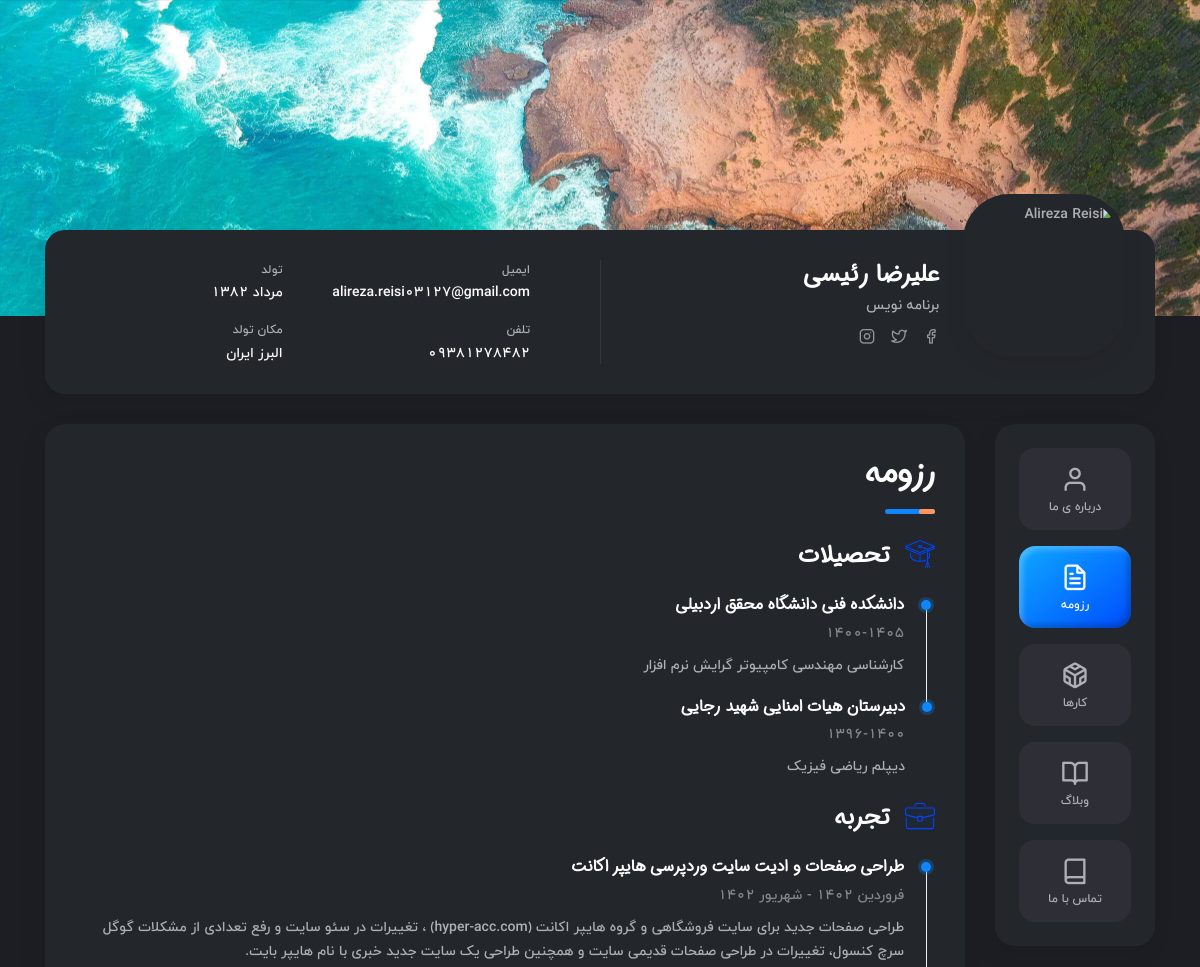
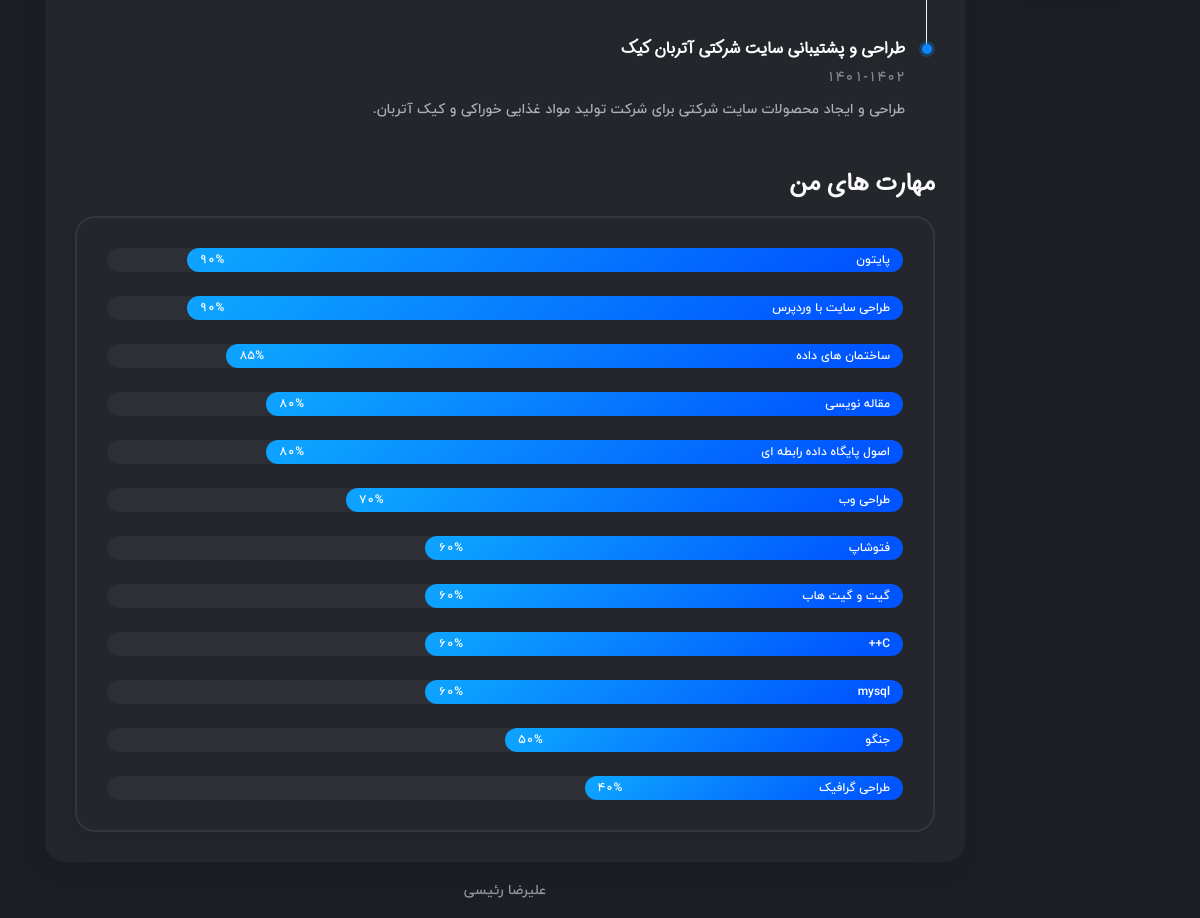
/resume, run on the app's committed database (2 pictures, top to bottom).
### resumes/models.py (models this page shows, shortened)
class Education(models.Model):
    title=models.CharField(max_length=50)
    timeline=models.CharField(max_length=40)
    description=models.TextField()
    date=models.DateField()

class Experience(models.Model):
    title=models.CharField(max_length=50)
    timeline=models.CharField(max_length=40)
    description=models.TextField()
    date=models.DateField()

class Skill(models.Model):
    title=models.CharField(max_length=50)
    progress =models.IntegerField()

### resumes/views.py (the view)
# urls.py: path('resume', include('resumes.urls')),
def resume(request):
    experiences=Experience.objects.all().order_by("date").reverse()
    education=Education.objects.all().order_by("date").reverse()
    skills=Skill.objects.all().order_by("progress").reverse()
    return render(request,"resume.html",context={'experiences':experiences , 'educations':education, 'skills':skills })

### resumes/templates/resume.html (shortened to what this page needs)
{% load static %}
<!DOCTYPE html>
<html lang="fa">
<head>
	<link rel="stylesheet" type="text/css" href="{% static 'styles/style-rtl-demo.css' %}"/>
	<link rel="stylesheet" type="text/css" href="{% static 'styles/style-dark.css' %}"/>
	<link rel="stylesheet" type="text/css" href="{% static 'styles/style-rtl.css' %}"/>
	<link rel="stylesheet" type="text/css" href="{% static 'demo/style-demo.css' %}"/>
</head>
<body>
    <main class="main">
		<div class="header-image">
		    <div class="js-parallax" style="background-image: url({% static 'img/image_header.jpg' %});"></div>
		</div>
	    <div class="container gutter-top">
		    <header class="header box">
			    <div class="header__left">
				    <div class="header__photo">
					    <img class="header__photo-img" src="{% static 'img/profile.jpg' %}" alt="Alireza Reisi">
					</div>
					<div class="header__base-info">
					    <h4 class="title titl--h4">علیرضا رئیسی</h4>
						<div class="status">برنامه نویس</div>
						<ul class="header__social">
						    <li><a href="https://www.facebook.com/" target="_blank"><i class="font-icon icon-facebook1"></i></a></li>
						    <li><a href="https://www.twitter.com/" target="_blank"><i class="font-icon icon-twitter1"></i></a></li>
							<li><a href="https://www.instagram.com/alirezareisi.20" target="_blank"><i class="font-icon icon-instagram1"></i></a></li>
						</ul>
					</div>
				</div>
				<div class="header__right">
				    <ul class="header__contact">
					    <li><span class="overhead">ایمیل</span>alireza.reisi03127@gmail.com</li>
						<li><span class="overhead">تلفن</span>09381278482</li>
					</ul>
					<ul class="header__contact">
					    <li><span class="overhead">تولد</span>مرداد 1382</li>
						<li><span class="overhead">مکان تولد</span>البرز ایران</li>
					</ul>
				</div>
			</header>
			<div class="row sticky-parent">
                <aside class="col-12 col-md-12 col-lg-2">
				    <div class="sidebar box sticky-column">
	                    <ul class="nav">
                            <li class="nav__item"><a href="/"><i class="icon-user"></i>درباره ی ما</a></li>
							<li class="nav__item"><a class="active" href="/resume"><i class="icon-file-text"></i>رزومه</a></li>
                            <li class="nav__item"><a href="/works"><i class="icon-codesandbox"></i> کارها</a></li>
                            <li class="nav__item"><a href="/blog"><i class="icon-book-open"></i>وبلاگ</a></li>
                            <li class="nav__item"><a href="/contact-me"><i class="icon-book"></i>تماس با ما</a></li>
                        </ul>
					</div>
		        </aside>
		        <div class="col-12 col-md-12 col-lg-10">
				    <div class="box box-content">
					    <div class="pb-2">
		                    <h1 class="title title--h1 first-title title__separate">رزومه</h1>
					    </div>
						<div class="row">
							<div class="col-12">
								<h2 class="title title--h3"><img class="title-icon" src="{% static 'icons/icon-education.svg' %}" alt="" /> تحصیلات</h2>
								<div class="timeline">
									{% for grade in educations %}
										<article class="timeline__item">
											<h5 class="title title--h5 timeline__title">{{grade.title}}</h5>
											<span class="timeline__period">{{grade.timeline}}</span>
											<p class="timeline__description">{{grade.description}}</p>
										</article>
									{% endfor %}
								</div>
							</div>
							<div class="col-12">
								<h2 class="title title--h3"><img class="title-icon" src="{% static 'icons/icon-experience.svg' %}" alt="" /> تجربه</h2>
								<div class="timeline">
									{% for experience in experiences %}
										<article class="timeline__item">
											<h5 class="title title--h5 timeline__title">{{experience.title}}</h5>
											<span class="timeline__period">{{experience.timeline}}</span>
											<p class="timeline__description">{{experience.description}}</p>
											<br>
										</article>
									{% endfor %}
								</div>
							</div>
						</div>
						<div class="row">
							<div class="col-12">
						        <h2 class="title title--h3">مهارت های من</h2>
								<div class="box box__border">
									{% for skill in skills %}
									<div class="progress">
                                        <div class="progress-bar" role="progressbar" aria-valuenow="{{skill.progress}}" aria-valuemin="0" aria-valuemax="100">
											<div class="progress-text"><span>{{skill.title}}</span><span>{{skill.progress}}%</span></div>
										</div>
										<div class="progress-text"><span>{{skill.title}}</span></div>
                                    </div>
									{% endfor %}
								</div>
                            </div>
						</div>
					</div>
					<footer class="footer">علیرضا رئیسی</footer>
		        </div>
			</div>
		</div>
    </main>
</body>
</html>

### assets/styles/style-dark.css (style rules this page uses)
body { background: #1D1E24; color: #AEB0B8; }
h1, h2, h3, h4, h5, h6 { color: #FCFCFC; }
.title__separate::before { background-color: #0D86FF; }
.overhead { color: #AEB0B8; }
.header__left::before { background-color: #33363D; }
.header__photo { background-color: #23262B; border-color: #23262B; }
.header__social a { color: #93959C; }
.header__contact { color: #FCFCFC; }
.box { background-color: #23262B; box-shadow: -4px 8px 24px rgba(0, 0, 0, 0.07); }
.box__border { border-color: #33363D; }
.nav__item a { background-color: #2E2F36; color: #AEB0B8; }
.nav__item a.active { background-image: linear-gradient(142.17deg, #0DA2FF 6.66%, #0055FF 91.48%); box-shadow: inset -4px -4px 5px rgba(0, 0, 0, 0.2), inset 4px 4px 5px rgba(255, 255, 255, 0.23); color: #FCFCFC; }
.footer { color: #93959C; }
.timeline__item { border-color: #33363D; }
.timeline__item::before { background-color: #0D86FF; box-shadow: 0 0 0 0.1875rem rgba(13, 134, 255, 0.25); }
.timeline__period { color: rgba(174, 176, 184, 0.7); }
.progress { background-color: #2E2F36; }
.progress-bar { background-image: linear-gradient(142.17deg, #0DA2FF 6.66%, #0055FF 91.48%); }

### assets/styles/style-rtl.css (style rules this page uses)
body { direction: rtl; text-align: right; font-family:'IRY' ; }
* { letter-spacing: 0!important; }
.title-icon { margin-left: 0.5rem; margin-right: 0; }
.title__separate::before, .title__separate::after { left: auto; right: 0; }
.header__left { padding-left: 1.875rem; padding-right: 0; }
.header__left::before { left: 0; right: auto; }
.header__right { padding-left: 0; padding-right: 1.875rem; }
.header__base-info { margin-left: 0; margin-right: 1.5rem; }
.header__social li { margin-left: 1rem; margin-right: 0; }
.header__social li:last-child { margin-left: 0; }
.timeline { padding-left: 0; padding-right: .5rem; }
.timeline__item { border-left: 0; border-right: 1px solid #EBF0F2; padding-left: 0; padding-right: 1.4rem; }
.timeline__item::before { left: auto; right: -5px; }
.timeline { padding-left: 0; padding-right: 0.5rem; }
.timeline__item { border-left-width: 0; border-right-width: 1px; padding-left: 0; padding-right: 1.375rem; }
.timeline__item::before { left: 0; right: -0.3125rem; }
.progress { text-align: left; }
.progress .progress-text { left: auto; right: 0; }

### data on the page
Education: title "دانشکده فنی دانشگاه محقق اردبیلی", timeline "1400-1405", description "کارشناسی مهندسی کامپیوتر گرایش نرم افزار"
Education: title "دبیرستان هیات امنایی شهید رجایی", timeline "1396-1400", description "دیپلم ریاضی فیزیک"
Experience: title "طراحی صفحات و ادیت سایت وردپرسی هایپر اکانت", timeline "فروردین 1402 - شهریور 1402", description "طراحی صفحات جدید برای سایت فروشگاهی و گروه هایپر اکانت (hyper-acc.com) ، تغییرات در سئو سایت و رفع تعدادی از مشکلات گوگل سرچ کنسول، تغییرات در طراحی صفحات قدیمی سایت و همچنین طراحی یک سایت جدید خبری با نام هایپر بایت."
Experience: title "طراحی و پشتیبانی سایت شرکتی آتربان کیک", timeline "1401-1402", description "طراحی و ایجاد محصولات سایت شرکتی برای شرکت تولید مواد غذایی خوراکی و کیک آتربان."
Skill: title "پایتون", progress "90"
Skill: title "طراحی سایت با وردپرس", progress "90"
Skill: title "ساختمان های داده", progress "85"
Skill: title "مقاله نویسی", progress "80"
Skill: title "اصول پایگاه داده رابطه ای", progress "80"
Skill: title "طراحی وب", progress "70"
Skill: title "فتوشاپ", progress "60"
Skill: title "گیت و گیت هاب", progress "60"
Skill: title "C++", progress "60"
Skill: title "mysql", progress "60"
Skill: title "جنگو", progress "50"
Skill: title "طراحی گرافیک", progress "40"
